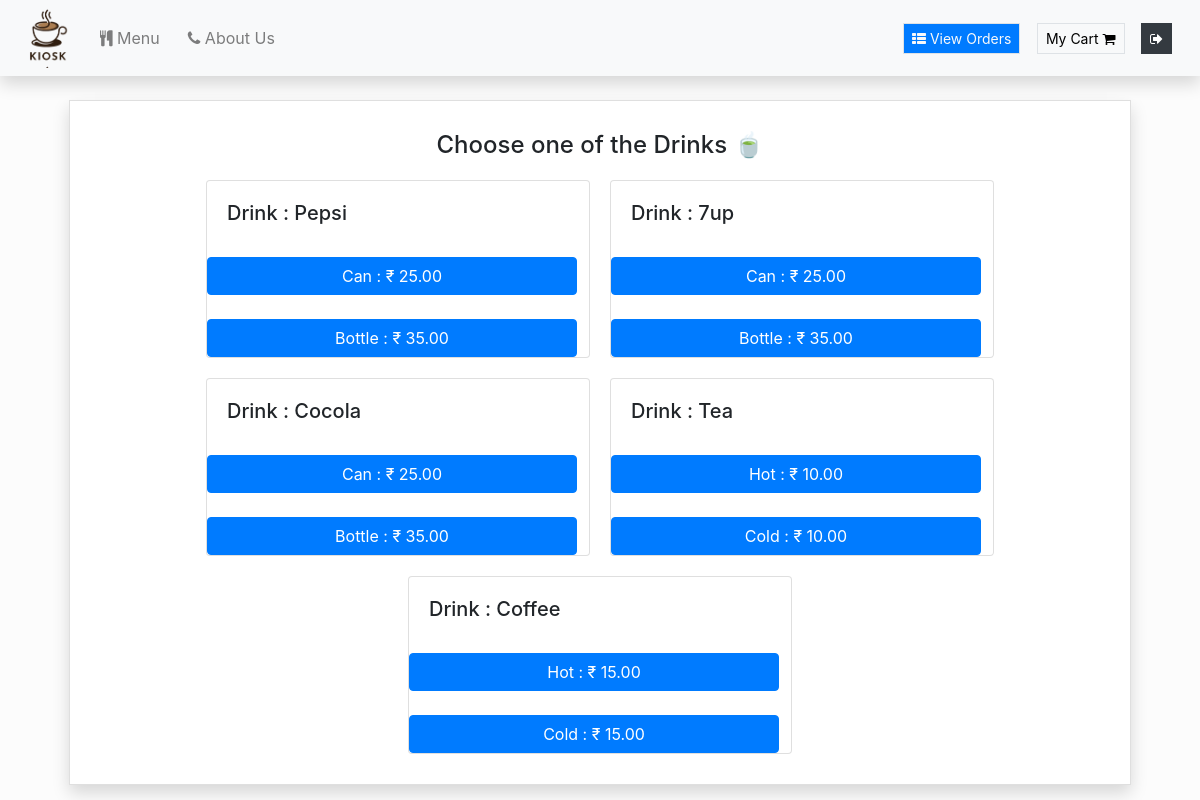
The app's page /Drinks (signed in) with its own data.
### orders/models.py (models this page shows)
class Drinks(models.Model):
    drink_name = models.CharField(max_length=200)
    can_price = models.DecimalField(max_digits=6, decimal_places=2)
    bottle_price = models.DecimalField(max_digits=6, decimal_places=2)
    class Meta:
        verbose_name = "List of Drinks"
        verbose_name_plural = "List of Drinks"
    def __str__(self):
        return f"Drink : {self.drink_name}"

### orders/views.py (the view)
# urls.py: path("Drinks", views.drink, name="drink"),
def drink(request):
    if request.user.is_authenticated:
        return render(request, "orders/drink.html", context = {"dishes":Drinks.objects.all})
    else:
        return redirect("orders:login")

### orders/templates/orders/drink.html
{% extends 'orders/header.html' %} {% block content %}
<div class="container">
    <div class="content my-4 px-4">
        <div class="card rounded-0 shadow">
            <div class="card-body">
                <h4 style="margin:10px; text-align:center;"> Choose one of the Drinks 🍵 </h4>
                <div class="row justify-content-center">
                    {% for dish in dishes %}
                    <div class="card" id="regular_pizza_card" style="width: 24rem; margin:10px;">
                        <div class="card-body">
                            <h5 class="card-title">{{dish}}</h5>
                        </div>
                        {% if dish.drink_name == "Coffee" or dish.drink_name == "Tea" %}
                            <button class="btn btn-primary" onclick="add_to_cart({item_description:'{{dish}}' , price:{{dish.can_price}} })">Hot : ₹ {{dish.can_price}}</button>
                            <br>
                            <button class="btn btn-primary" onclick="add_to_cart({item_description:'{{dish}}' , price:{{dish.bottle_price}} })">Cold : ₹ {{dish.bottle_price}}</button>
                        {% else %}
                        <button class="btn btn-primary" onclick="add_to_cart({item_description:'{{dish}}' , price:{{dish.can_price}} })">Can : ₹ {{dish.can_price}}</button>
                        <br>
                        <button class="btn btn-primary" onclick="add_to_cart({item_description:'{{dish}}' , price:{{dish.bottle_price}} })">Bottle : ₹ {{dish.bottle_price}}</button>
                        {% endif %}
                    </div>
                    {% endfor %}
                </div>
            </div>
        </div>
    </div>
</div>
{% endblock %}

### orders/static/orders/style.css (style rules this page uses)
html, body { height: 100%; width: 100%; }
body { background-repeat: no-repeat; background-size: cover; background-position: center center; backdrop-filter: brightness(0.9887); }
.ctn, .row { padding:0; margin:0; }
.nav-item, button, .navbar-text a { margin-right: 12px; }

### records on screen
Drinks: drink_name "Drink : Pepsi", can_price "25.00", bottle_price "35.00"
Drinks: drink_name "Drink : 7up", can_price "25.00", bottle_price "35.00"
Drinks: drink_name "Drink : Cocola", can_price "25.00", bottle_price "35.00"
Drinks: drink_name "Drink : Tea", can_price "10.00", bottle_price "10.00"
Drinks: drink_name "Drink : Coffee", can_price "15.00", bottle_price "15.00"
